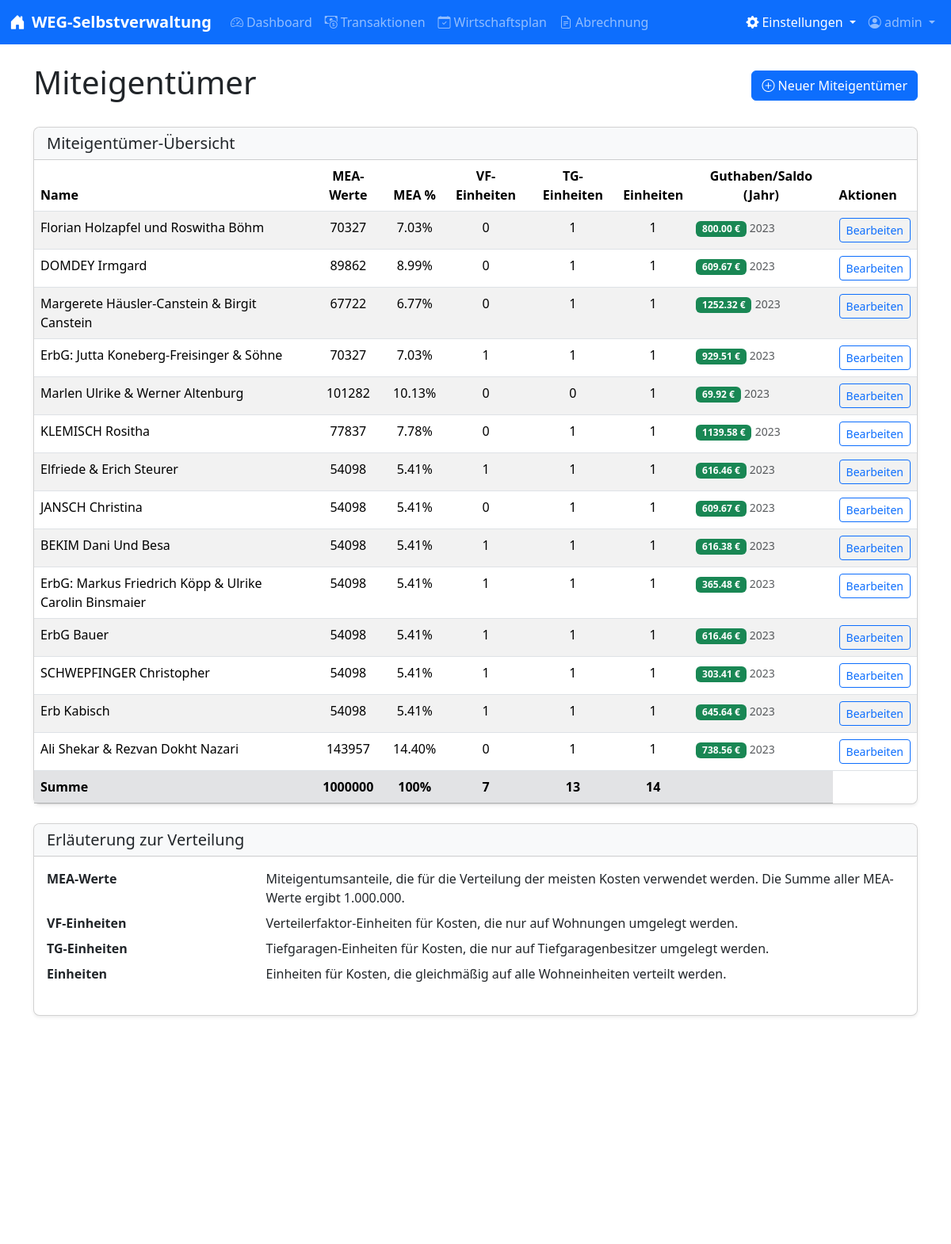
The app's page /miteigentuemer/ (signed in) with its own data.
### models.py (models this page shows, shortened)
class User(UserMixin, db.Model):
    id = db.Column(db.Integer, primary_key=True)
    username = db.Column(db.String(150), unique=True, nullable=False)
    password_hash = db.Column(db.String(150), nullable=False)
    is_admin = db.Column(db.Boolean, default=False)
    email = db.Column(db.String(120), unique=True, nullable=True)
    email_verified = db.Column(db.Boolean, default=False)
    notify_transaction_changes = db.Column(db.Boolean, default=True)
    notify_wirtschaftsplan_changes = db.Column(db.Boolean, default=True)
    notify_user_changes = db.Column(db.Boolean, default=True)

class Miteigentuemer(db.Model):
    id = db.Column(db.Integer, primary_key=True)
    name = db.Column(db.String(200), nullable=False)
    mea = db.Column(db.Integer, nullable=False)  # Miteigentumsanteile
    vf_einheiten = db.Column(db.Integer, default=0)  # Verteilerfaktor-Einheiten
    tg_einheiten = db.Column(db.Integer, default=0)  # Tiefgaragen-Einheiten
    einheiten = db.Column(db.Integer, default=1)
    guthaben_vorjahr = db.Column(db.Numeric(10, 2), default=0.00)
    guthaben_jahr = db.Column(db.Integer, default=2023)  # Jahr, aus dem das Guthaben stammt

### routes/miteigentuemer.py (the view)
@miteigentuemer_bp.route('/', methods=['GET'])
@login_required
def liste():
    miteigentuemer = Miteigentuemer.query.all()
    gesamt_mea = sum(m.mea for m in miteigentuemer) if miteigentuemer else 1
    vorjahr = datetime.now().year - 1
    return render_template('miteigentuemer/liste.html',
                          miteigentuemer=miteigentuemer,
                          vorjahr=vorjahr,
                          gesamt_mea=gesamt_mea)

### app.py (called while the page is built)
@app.context_processor
def inject_now():
    return {'now': datetime.now()}

@app.context_processor
def inject_csp_nonce():
    if not hasattr(g, 'csp_nonce'):
        g.csp_nonce = secrets.token_hex(16)
    return {'csp_nonce': g.csp_nonce}

@app.after_request
def add_security_headers(response):
    nonce = getattr(g, 'csp_nonce', secrets.token_hex(16))
    csp_policy = {}
    for key, value in app.config.get('CSP', {}).items():
        if isinstance(value, str) and '{nonce}' in value:
            csp_policy[key] = value.format(nonce=nonce)
        else:
            csp_policy[key] = value
    if csp_policy:
        response.headers['Content-Security-Policy'] = '; '.join(f"{key} {value}" for key, value in csp_policy.items())
    response.headers['X-Content-Type-Options'] = 'nosniff'
    response.headers['X-Frame-Options'] = 'SAMEORIGIN'
    response.headers['X-XSS-Protection'] = '1; mode=block'
    response.headers['Referrer-Policy'] = 'strict-origin-when-cross-origin'
    return response

@login_manager.user_loader
def load_user(user_id):
    return db.session.get(User, int(user_id))

@app.before_request
def limit_login_attempts():
    if request.endpoint == 'auth.login' and request.method == 'POST':
        limiter.limit("10/hour,3/minute")(lambda: None)()

### templates/miteigentuemer/liste.html (shortened to what this page needs)
{% extends "layout.html" %}
{% block content %}
<div class="d-flex justify-content-between align-items-center mb-4">
    <h1>Miteigentümer</h1>
    <a href="{{ url_for('miteigentuemer.neu') }}" class="btn btn-primary">
        <i class="bi bi-plus-circle"></i> Neuer Miteigentümer
    </a>
</div>
<div class="card">
    <div class="card-header bg-light">
        <h5 class="mb-0">Miteigentümer-Übersicht</h5>
    </div>
    <div class="card-body p-0">
        <div class="table-responsive">
            <table class="table table-striped table-hover mb-0">
                <thead>
                    <tr>
                        <th>Name</th>
                        <th class="text-center">MEA-Werte</th>
                        <th class="text-center">MEA %</th>
                        <th class="text-center">VF-Einheiten</th>
                        <th class="text-center">TG-Einheiten</th>
                        <th class="text-center">Einheiten</th>
                        <th class="text-center">Guthaben/Saldo (Jahr)</th>
                        <th>Aktionen</th>
                    </tr>
                </thead>
                <tbody>
                    {% for m in miteigentuemer %}
                    <tr>
                        <td>{{ m.name }}</td>
                        <td class="text-center">{{ m.mea }}</td>
                        <td class="text-center">{{ "%.2f"|format((m.mea / gesamt_mea) * 100) }}%</td>
                        <td class="text-center">{{ m.vf_einheiten }}</td>
                        <td class="text-center">{{ m.tg_einheiten }}</td>
                        <td class="text-center">{{ m.einheiten }}</td>
                        <td>
                            <span
                                class="badge {% if m.guthaben_vorjahr and m.guthaben_vorjahr > 0 %}bg-success{% elif m.guthaben_vorjahr and m.guthaben_vorjahr < 0 %}bg-danger{% else %}bg-secondary{% endif %}">
                                {{ "%.2f"|format(m.guthaben_vorjahr or 0) }} €
                            </span>
                            <small class="text-muted">{{ m.guthaben_jahr }}</small>
                        </td>
                        <td>
                            <a href="{{ url_for('miteigentuemer.bearbeiten', miteigentuemer_id=m.id) }}"
                                class="btn btn-sm btn-outline-primary">Bearbeiten</a>
                        </td>
                    </tr>
                    {% else %}
                    <tr>
                        <td colspan="7" class="text-center py-3">Keine Miteigentümer gefunden.</td>
                    </tr>
                    {% endfor %}
                </tbody>
                <tfoot>
                    <tr class="table-secondary">
                        <th>Summe</th>
                        <th class="text-center">{{ gesamt_mea }}</th>
                        <th class="text-center">100%</th>
                        <th class="text-center">{{ miteigentuemer|sum(attribute='vf_einheiten') }}</th>
                        <th class="text-center">{{ miteigentuemer|sum(attribute='tg_einheiten') }}</th>
                        <th class="text-center">{{ miteigentuemer|sum(attribute='einheiten') }}</th>
                        <th></th>
                    </tr>
                </tfoot>
            </table>
        </div>
    </div>
</div>
<div class="card mt-4">
    <div class="card-header bg-light">
        <h5 class="mb-0">Erläuterung zur Verteilung</h5>
    </div>
    <div class="card-body">
        <dl class="row">
            <dt class="col-sm-3">MEA-Werte</dt>
            <dd class="col-sm-9">Miteigentumsanteile, die für die Verteilung der meisten Kosten verwendet werden. Die
                Summe aller MEA-Werte ergibt 1.000.000.</dd>
            <dt class="col-sm-3">VF-Einheiten</dt>
            <dd class="col-sm-9">Verteilerfaktor-Einheiten für Kosten, die nur auf Wohnungen umgelegt werden.</dd>
            <dt class="col-sm-3">TG-Einheiten</dt>
            <dd class="col-sm-9">Tiefgaragen-Einheiten für Kosten, die nur auf Tiefgaragenbesitzer umgelegt werden.</dd>
            <dt class="col-sm-3">Einheiten</dt>
            <dd class="col-sm-9">Einheiten für Kosten, die gleichmäßig auf alle Wohneinheiten verteilt werden.</dd>
        </dl>
    </div>
</div>
{% endblock %}

### templates/layout.html (shortened to what this page needs)
<!DOCTYPE html>
<html lang="de">
<head>
    <link href="/static/css/bootstrap.min.css" rel="stylesheet">
    <link href="https://cdn.jsdelivr.net/npm/bootstrap-icons@1.10.0/font/bootstrap-icons.css" rel="stylesheet">
    <link href="/static/css/styles.css" rel="stylesheet">
    <link rel="stylesheet" type="text/css" href="https://cdn.datatables.net/1.13.4/css/dataTables.bootstrap5.min.css">
</head>
<body>
    {% if current_user.is_authenticated %}
    <nav class="navbar navbar-expand-lg navbar-dark bg-primary">
        <div class="container-fluid">
            <a class="navbar-brand" href="{{ url_for('dashboard.index') }}">
                <i class="bi bi-house-door-fill me-2"></i>WEG-Selbstverwaltung
            </a>
            <div class="collapse navbar-collapse" id="navbarNav">
                <ul class="navbar-nav me-auto">
                    <li class="nav-item">
                        <a class="nav-link {% if request.endpoint and request.endpoint.startswith('dashboard') %}active{% endif %}"
                            href="{{ url_for('dashboard.index') }}">
                            <i class="bi bi-speedometer2 me-1"></i>Dashboard
                        </a>
                    </li>
                    <li class="nav-item">
                        <a class="nav-link {% if request.endpoint and request.endpoint.startswith('transaktionen') %}active{% endif %}"
                            href="{{ url_for('transaktionen.liste') }}">
                            <i class="bi bi-cash-coin me-1"></i>Transaktionen
                        </a>
                    </li>
                    <li class="nav-item">
                        <a class="nav-link {% if request.endpoint and request.endpoint.startswith('wirtschaftsplan') %}active{% endif %}"
                            href="{{ url_for('wirtschaftsplan.uebersicht') }}">
                            <i class="bi bi-calendar-check me-1"></i>Wirtschaftsplan
                        </a>
                    </li>
                    <li class="nav-item">
                        <a class="nav-link {% if request.endpoint and request.endpoint.startswith('abrechnung') %}active{% endif %}"
                            href="{{ url_for('abrechnung.uebersicht') }}">
                            <i class="bi bi-file-earmark-text me-1"></i>Abrechnung
                        </a>
                    </li>
                </ul>
                <ul class="navbar-nav">
                    <li class="nav-item dropdown">
                        <a class="nav-link dropdown-toggle {% if request.endpoint and (request.endpoint.startswith('settings') or request.endpoint.startswith('miteigentuemer')) %}active{% endif %}"
                            href="#" id="settingsDropdown" role="button" data-bs-toggle="dropdown" aria-expanded="false">
                            <i class="bi bi-gear-fill me-1"></i>Einstellungen
                        </a>
                    </li>
                    <li class="nav-item dropdown">
                        <a class="nav-link dropdown-toggle" href="#" id="navbarDropdown" role="button" data-bs-toggle="dropdown"
                            aria-expanded="false">
                            <i class="bi bi-person-circle"></i> {{ current_user.username }}
                        </a>
                    </li>
            </div>
        </div>
    </nav>
    {% endif %}
    <div class="container mt-4 mb-5">
        {% block content %}{% endblock %}
    </div>
    <footer class="footer mt-auto py-3 bg-light">
        <div class="container text-center">
            <span class="text-muted">WEG-Selbstverwaltung &copy; {{ now.year }} | Version 1.0</span>
        </div>
    </footer>
</body>
</html>

### static/css/styles.css (style rules this page uses)
body { min-height: 100vh; display: flex; flex-direction: column; }
html,body { height: 100%; margin: 0; padding: 0; overflow-y: auto; }
.container { min-height: 100%; position: relative; overflow-y: auto; }
.footer { margin-top: auto; }
.table { margin-bottom: 0; }
.table th { font-weight: 600; }
.card { box-shadow: 0 0.125rem 0.25rem rgba(0, 0, 0, 0.075); border-radius: 0.5rem; }
.card-header { border-radius: 0.5rem 0.5rem 0 0 !important; }
.navbar-brand { font-weight: 600; font-size: 1.25rem; }
.nav-link { font-weight: 500; }

### records on screen
User: username "admin"
Miteigentuemer: name "Florian Holzapfel und Roswitha Böhm", mea "70327", (m.mea/gesamt_mea)*100 "7.03", vf_einheiten "0", tg_einheiten "1", einheiten "1", guthaben_vorjahr "800.00", guthaben_jahr "2023"
Miteigentuemer: name "DOMDEY Irmgard", mea "89862", (m.mea/gesamt_mea)*100 "8.99", vf_einheiten "0", tg_einheiten "1", einheiten "1", guthaben_vorjahr "609.67", guthaben_jahr "2023"
Miteigentuemer: name "Margerete Häusler-Canstein & Birgit Canstein", mea "67722", (m.mea/gesamt_mea)*100 "6.77", vf_einheiten "0", tg_einheiten "1", einheiten "1", guthaben_vorjahr "1252.32", guthaben_jahr "2023"
Miteigentuemer: name "ErbG: Jutta Koneberg-Freisinger & Söhne", mea "70327", (m.mea/gesamt_mea)*100 "7.03", vf_einheiten "1", tg_einheiten "1", einheiten "1", guthaben_vorjahr "929.51", guthaben_jahr "2023"
Miteigentuemer: name "Marlen Ulrike & Werner Altenburg", mea "101282", (m.mea/gesamt_mea)*100 "10.13", vf_einheiten "0", tg_einheiten "0", einheiten "1", guthaben_vorjahr "69.92", guthaben_jahr "2023"
Miteigentuemer: name "KLEMISCH Rositha", mea "77837", (m.mea/gesamt_mea)*100 "7.78", vf_einheiten "0", tg_einheiten "1", einheiten "1", guthaben_vorjahr "1139.58", guthaben_jahr "2023"
Miteigentuemer: name "Elfriede & Erich Steurer", mea "54098", (m.mea/gesamt_mea)*100 "5.41", vf_einheiten "1", tg_einheiten "1", einheiten "1", guthaben_vorjahr "616.46", guthaben_jahr "2023"
Miteigentuemer: name "JANSCH Christina", mea "54098", (m.mea/gesamt_mea)*100 "5.41", vf_einheiten "0", tg_einheiten "1", einheiten "1", guthaben_vorjahr "609.67", guthaben_jahr "2023"
Miteigentuemer: name "BEKIM Dani Und Besa", mea "54098", (m.mea/gesamt_mea)*100 "5.41", vf_einheiten "1", tg_einheiten "1", einheiten "1", guthaben_vorjahr "616.38", guthaben_jahr "2023"
Miteigentuemer: name "ErbG: Markus Friedrich Köpp & Ulrike Carolin Binsmaier", mea "54098", (m.mea/gesamt_mea)*100 "5.41", vf_einheiten "1", tg_einheiten "1", einheiten "1", guthaben_vorjahr "365.48", guthaben_jahr "2023"
Miteigentuemer: name "ErbG Bauer", mea "54098", (m.mea/gesamt_mea)*100 "5.41", vf_einheiten "1", tg_einheiten "1", einheiten "1", guthaben_vorjahr "616.46", guthaben_jahr "2023"
Miteigentuemer: name "SCHWEPFINGER Christopher", mea "54098", (m.mea/gesamt_mea)*100 "5.41", vf_einheiten "1", tg_einheiten "1", einheiten "1", guthaben_vorjahr "303.41", guthaben_jahr "2023"
Miteigentuemer: name "Erb Kabisch", mea "54098", (m.mea/gesamt_mea)*100 "5.41", vf_einheiten "1", tg_einheiten "1", einheiten "1", guthaben_vorjahr "645.64", guthaben_jahr "2023"
Miteigentuemer: name "Ali Shekar & Rezvan Dokht Nazari", mea "143957", (m.mea/gesamt_mea)*100 "14.40", vf_einheiten "0", tg_einheiten "1", einheiten "1", guthaben_vorjahr "738.56", guthaben_jahr "2023"

### other values on screen
{{ gesamt_mea }} "1000000"
{{ miteigentuemer|sum(attribute='vf_einheiten') }} "7"
{{ miteigentuemer|sum(attribute='tg_einheiten') }} "13"
{{ miteigentuemer|sum(attribute='einheiten') }} "14"
